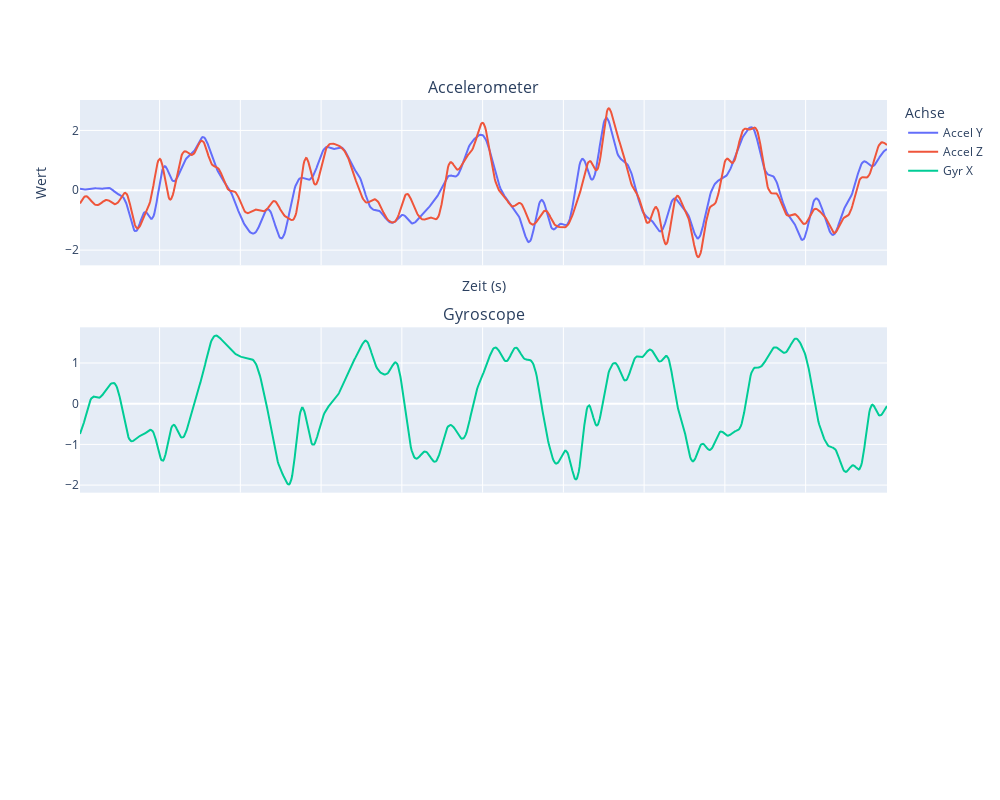

The notebook cell saved with this chart:
### Markdown cell above
Außreißer gefiltert

### Code cell
plot_normal_df(filtered_df_sq_z)

### Figure 1 — Plotly figure (JSON) as saved in the notebook; plotly's stock layout.template omitted (floating-point values rounded to 4 significant figures; data arrays with more than 128 entries replaced by an {"elided": "..."} marker saying what was removed)
{"data": [{"name": "Accel Y", "type": "scatter", "x": {"elided": "1001 float values"}, "y": {"elided": "1001 float values"}}, {"name": "Accel Z", "type": "scatter", "x": {"elided": "1001 float values"}, "y": {"elided": "1001 float values"}}, {"marker": {"size": 4}, "name": "Gyr X", "type": "scatter", "x": {"elided": "1001 float values"}, "xaxis": "x2", "y": {"elided": "1001 float values"}, "yaxis": "y2"}], "layout": {"annotations": [{"font": {"size": 16}, "showarrow": false, "text": "Accelerometer", "x": 0.5, "xanchor": "center", "xref": "paper", "y": 1, "yanchor": "bottom", "yref": "paper"}, {"font": {"size": 16}, "showarrow": false, "text": "Gyroscope", "x": 0.5, "xanchor": "center", "xref": "paper", "y": 0.6333, "yanchor": "bottom", "yref": "paper"}], "height": 800, "legend": {"title": {"text": "Achse"}}, "width": 1000, "xaxis": {"anchor": "y", "domain": [0, 1], "matches": "x3", "showticklabels": false, "title": {"text": "Zeit (s)"}}, "xaxis2": {"anchor": "y2", "domain": [0, 1], "matches": "x3", "showticklabels": false}, "xaxis3": {"anchor": "y3", "domain": [0, 1]}, "yaxis": {"anchor": "x", "domain": [0.7333, 1], "title": {"text": "Wert"}}, "yaxis2": {"anchor": "x2", "domain": [0.3667, 0.6333]}, "yaxis3": {"anchor": "x3", "domain": [0, 0.2667]}}}
